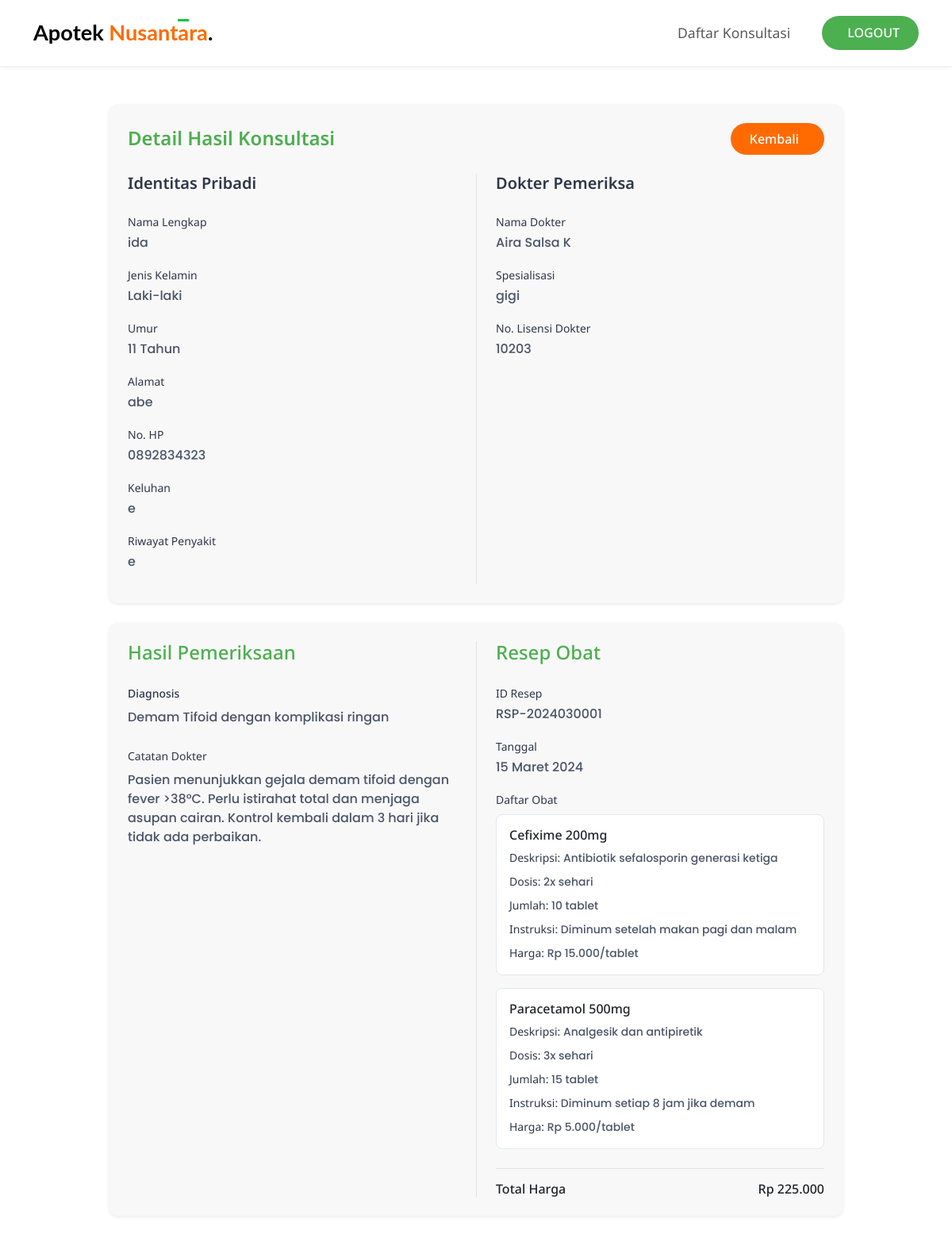
Page /Petugas/Data_detail_pasien.php?id_konsultasi=28 (signed in) on the committed database.
### tables this page shows
CREATE TABLE `konsultasi` (
  `id_konsultasi` int(100) NOT NULL,
  `id_pasien` int(10) NOT NULL,
  `tanggal_konsultasi` date NOT NULL,
  `id_dokter` int(10) NOT NULL,
  `status_nomor_antrian` tinyint(1) NOT NULL,
  `waktu_konsultasi` time NOT NULL,
  `nomor_antrian` varchar(10) DEFAULT NULL,
  `keluhan` varchar(50) NOT NULL,
  `riwayat_penyakit` varchar(100) NOT NULL,
  `status_konsultasi` varchar(30) NOT NULL
);

CREATE TABLE `pasien` (
  `id_pasien` int(10) NOT NULL,
  `umur` int(3) NOT NULL,
  `id_dokter` int(10) DEFAULT NULL,
  `nomor_telepon` varchar(20) NOT NULL,
  `alamat` text NOT NULL,
  `jenis_kelamin` enum('Laki-laki','Perempuan','','') NOT NULL,
  `nama` varchar(30) NOT NULL,
  `id_user` int(5) DEFAULT NULL
);

CREATE TABLE `dokter` (
  `id_dokter` int(10) NOT NULL,
  `nama` varchar(100) NOT NULL,
  `alamat` varchar(20) NOT NULL,
  `jenis_kelamin` enum('Laki-laki','Perempuan','','') NOT NULL,
  `nomor_telepon` varchar(20) NOT NULL,
  `id_user` int(5) DEFAULT NULL
);

CREATE TABLE `spesialis` (
  `id_spesialis` int(15) NOT NULL,
  `nama_spesialis` varchar(30) NOT NULL,
  `nomor_lisensi` int(9) NOT NULL,
  `id_dokter` int(10) NOT NULL
);

### Petugas/Data_detail_pasien.php (the view, shortened to what this page needs)
<?php
include '../Koneksi/Config.php';
$id_konsultasi = isset($_GET['id_konsultasi']) ? intval($_GET['id_konsultasi']) : 0;
$sql_detail = "SELECT k.*, p.nama as nama_pasien, p.umur, p.nomor_telepon, p.alamat, p.jenis_kelamin,
                      d.nama as nama_dokter, COALESCE(s.nama_spesialis, 'Umum') as nama_spesialis,
                      s.nomor_lisensi
               FROM konsultasi k
               JOIN pasien p ON k.id_pasien = p.id_pasien
               JOIN dokter d ON k.id_dokter = d.id_dokter
               LEFT JOIN spesialis s ON d.id_dokter = s.id_dokter
               WHERE k.id_konsultasi = $id_konsultasi";
$result_detail = $conn->query($sql_detail);
$detail = $result_detail->fetch_assoc();
?>
<!DOCTYPE html>
<html lang="en">
<head>
    <link href="https://cdn.jsdelivr.net/npm/bootstrap@5.3.3/dist/css/bootstrap.min.css" rel="stylesheet">
    <link rel="stylesheet" href="../CSS/navbar.css">
    <link rel="stylesheet" href="../CSS/Detail_data_konsultasi.css">
</head>
<body>
   <nav class="navbar navbar-expand-lg navbar-light bg-white shadow-sm">
        <div class="container">
            <a class="navbar-brand" href="#">Apotek <span class="brand-orange">Nusant<span class="strikethrough-a">a</span>ra</span>.</a>
            <div class="collapse navbar-collapse" id="navbarNav">
                <ul class="navbar-nav ms-auto">
                    <li class="nav-item">
                        <a class="nav-link" href="#">Daftar Konsultasi</a>
                    </li>
                <button class="btn btn-custom-green">
                    <i class="fas fa-sign-out-alt me-2"></i>LOGOUT
                </button>
            </div>
            </div>
    </nav>
<div class="container mt-5">
    <div class="row justify-content-center">
        <div class="col-lg-10">
            <div class="card shadow-sm mb-4">
                <div class="card-body p-4">
                    <div class="d-flex justify-content-between align-items-center mb-4">
                        <h4 class="card-title mb-0" style="color: #4CAF50;">Detail Hasil Konsultasi</h4>
                        <button class="btn btn-custom-orange">
                            <a href="Dashboard_petugas.php" class="fas fa-arrow-left me-2" style = " text-decoration: none; color : white;">Kembali</a>
                        </button>
                    </div>
                    <div class="row">
                        <div class="col-md-6 pe-md-4">
                            <h5 class="mb-4">Identitas Pribadi</h5>
                            <div class="mb-3">
                                <label class="mb-1">Nama Lengkap</label>
                                <p class="fw-medium"><?php echo $detail['nama_pasien']; ?></p>
                            </div>
                            <div class="mb-3">
                                <label class="mb-1">Jenis Kelamin</label>
                                <p class="fw-medium"><?php echo $detail['jenis_kelamin']; ?></p>
                            </div>
                            <div class="mb-3">
                                <label class="mb-1">Umur</label>
                                <p class="fw-medium"><?php echo $detail['umur']; ?> Tahun</p>
                            </div>
                            <div class="mb-3">
                                <label class="mb-1">Alamat</label>
                                <p class="fw-medium"><?php echo $detail['alamat']; ?></p>
                            </div>
                            <div class="mb-3">
                                <label class="mb-1">No. HP</label>
                                <p class="fw-medium"><?php echo $detail['nomor_telepon']; ?></p>
                            </div>
                            <div class="mb-3">
                                <label class="mb-1">Keluhan</label>
                                <p class="fw-medium"><?php echo $detail['keluhan']; ?></p>
                            </div>
                            <div class="mb-3">
                                <label class="mb-1">Riwayat Penyakit</label>
                                <p class="fw-medium"><?php echo $detail['riwayat_penyakit']; ?></p>
                            </div>
                        </div>
                        <div class="col-md-6 ps-md-4 border-start">
                            <h5 class="mb-4">Dokter Pemeriksa</h5>
                            <div class="mb-3">
                                <label class="mb-1">Nama Dokter</label>
                                <p class="fw-medium"><?php echo $detail['nama_dokter']; ?></p>
                            </div>
                            <div class="mb-3">
                                <label class="mb-1">Spesialisasi</label>
                                <p class="fw-medium"><?php echo $detail['nama_spesialis']; ?></p>
                            </div>
                            <div class="mb-3">
                                <label class="mb-1">No. Lisensi Dokter</label>
                                <p class="fw-medium"><?php echo $detail['nomor_lisensi']; ?></p>
                            </div>
                        </div>
                    </div>
                </div>
            </div>
            <div class="card_second shadow-sm">
                <div class="card-body p-4">
                    <div class="row">
                        <div class="col-md-6 pe-md-4">
                            <h4 class="text-success mb-4">Hasil Pemeriksaan</h4>
                            <div class="mb-4">
                                <label class="mb-2 fw-medium">Diagnosis</label>
                                <p class="fw-medium">Demam Tifoid dengan komplikasi ringan</p>
                            </div>
                            <div class="mb-4">
                                <label class="mb-2">Catatan Dokter</label>
                                <p class="fw-medium">
                                    Pasien menunjukkan gejala demam tifoid dengan fever >38°C.
                                    Perlu istirahat total dan menjaga asupan cairan.
                                    Kontrol kembali dalam 3 hari jika tidak ada perbaikan.
                                </p>
                            </div>
                        </div>
                        <div class="col-md-6 ps-md-4 border-start">
                            <h4 class="text-success mb-4">Resep Obat</h4>
                            <div class="mb-3">
                                <label class="mb-1">ID Resep</label>
                                <p class="fw-medium">RSP-2024030001</p>
                            </div>
                            <div class="mb-3">
                                <label class="mb-1">Tanggal</label>
                                <p class="fw-medium">15 Maret 2024</p>
                            </div>
                            <div class="mb-3">
                                <label class="mb-2">Daftar Obat</label>
                                <div class="card bg-light mb-3">
                                    <div class="card-body p-3">
                                        <h6 class="fw-medium mb-2">Cefixime 200mg</h6>
                                        <p class="small mb-2"><span>Deskripsi:</span> Antibiotik sefalosporin generasi ketiga</p>
                                        <p class="small mb-2"><span>Dosis:</span> 2x sehari</p>
                                        <p class="small mb-2"><span>Jumlah:</span> 10 tablet</p>
                                        <p class="small mb-2"><span>Instruksi:</span> Diminum setelah makan pagi dan malam</p>
                                        <p class="small mb-0"><span>Harga:</span> Rp 15.000/tablet</p>
                                    </div>
                                </div>
                                <div class="card bg-light">
                                    <div class="card-body p-3">
                                        <h6 class="fw-medium mb-2">Paracetamol 500mg</h6>
                                        <p class="small mb-2"><span>Deskripsi:</span> Analgesik dan antipiretik</p>
                                        <p class="small mb-2"><span>Dosis:</span> 3x sehari</p>
                                        <p class="small mb-2"><span>Jumlah:</span> 15 tablet</p>
                                        <p class="small mb-2"><span>Instruksi:</span> Diminum setiap 8 jam jika demam</p>
                                        <p class="small mb-0"><span>Harga:</span> Rp 5.000/tablet</p>
                                    </div>
                                </div>
                            </div>
                            <div class="mt-4 pt-3 border-top">
                                <div class="d-flex justify-content-between align-items-center">
                                    <h6 class="mb-0">Total Harga</h6>
                                    <h6 class="fw-medium mb-0">Rp 225.000</h6>
                                </div>
                            </div>
                        </div>
                    </div>
                </div>
            </div>
        </div>
    </div>
</div>
</body>
</html>

### CSS/navbar.css (style rules this page uses)
body { font-family: 'Noto Sans', sans-serif; }
.navbar { padding-top: 1rem; padding-bottom: 1rem; }
.navbar-brand { font-family: 'Lato', sans-serif; font-weight: 700; font-size: 1.7rem; }
.nav-link { font-size: 1.1rem; padding: 0.5rem 1rem !important; }
h1, h2, h3, h4, h5, h6, .card-title, .btn, .badge { font-family: 'Noto Sans', sans-serif; }
.card-title { font-weight: 600; }
.btn { font-weight: 500; }
.btn-custom-green { background-color: #4CAF50; color: white; border-radius: 50px; padding: 8px 24px; border: none; font-weight: 500; transition: all 0.3s ease; }
.brand-orange { color: #FF6B00; }
.strikethrough-a { position: relative; }
.strikethrough-a::before { content: ''; position: absolute; top: -0.5px; left: 0; width: 100%; height: 3px; background-color: #0cc544; }

### CSS/Detail_data_konsultasi.css (style rules this page uses)
p { font-family: 'Poppins', sans-serif; font-weight: 500 !important; margin-bottom: 0.5rem; color: #4A5568; }
.small { font-family: 'Poppins', sans-serif; font-size: 0.875rem; }
.small span { font-family: 'Noto Sans', sans-serif; font-weight: 400 !important; }
.card_second { margin-bottom: 4rem; background-color: #f8f8f8; border-radius: 12px; }
.card_second .bg-light { background-color: white !important; border: 1px solid #E2E8F0; border-radius: 8px; }
.card { border: none; border-radius: 12px; font-family: 'Noto Sans', sans-serif; background-color: #f8f8f8; }
.card-title { font-weight: 600; }
h5 { font-weight: 600; color: #2D3748; }
label { font-size: 0.875rem; font-weight: 500; }
.fw-medium { font-weight: 500 !important; }
.text-success { color: #4CAF50 !important; }
.small { font-size: 0.875rem; }
h5 { font-family: 'Noto Sans', sans-serif; font-weight: 600; color: #2D3748; }
label { font-family: 'Noto Sans', sans-serif; font-size: 0.875rem; font-weight: 400; color: #2D3748; }
p { font-family: 'Poppins', sans-serif; font-weight: 500; color: #4A5568; margin-bottom: 0.5rem; }
.small span { font-family: 'Noto Sans', sans-serif; font-weight: 400; color: #2D3748; }
.btn-custom-orange { background-color: #FF6B00; color: white; border-radius: 50px; padding: 8px 24px; border: none; font-weight: 500; font-family: 'Noto Sans', sans-serif; transition: all 0.3s ease; }

### rows in the picture
konsultasi: id_pasien.nama "ida", id_pasien.jenis_kelamin "Laki-laki", id_pasien.umur "11", id_pasien.alamat "abe", id_pasien.nomor_telepon "0892834323", keluhan "e", riwayat_penyakit "e", id_dokter.nama "Aira Salsa K", spesialis.nomor_lisensi "10203"

### other values in the picture
$detail['nama_spesialis'] "gigi"
